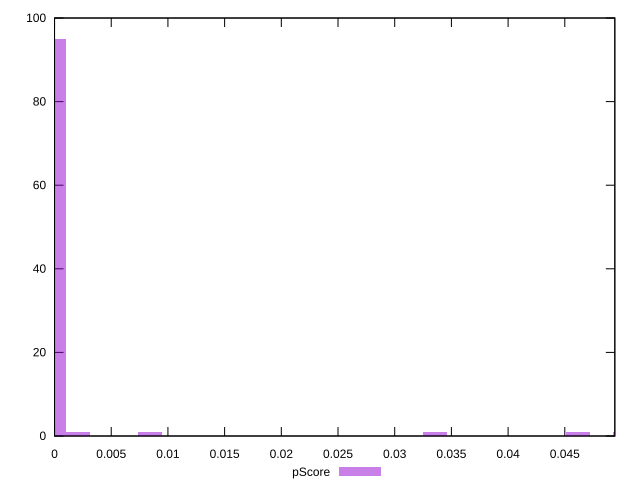

gnuplot code for this plot:
reset

$pScore <<EOF
0 95
0.002096868982969729 1
0.033549903727515665 1
0.04613111762533404 1
0.008387475931878916 1
0.0503248555912735 1
EOF

set key outside below
set boxwidth 0.002096868982969729
set xrange [0:0.04941176470588232]
set yrange [0:100]
set trange [0:100]
set style fill transparent solid 0.5 noborder
set terminal svg size 640, 490 enhanced background rgb 'white'
set output "reports/report_00030_2021-02-24T20-42-31.540Z/uses-text-compression/samples/music/pScore/histogram.svg"

plot $pScore title "pScore" with boxes

reset
